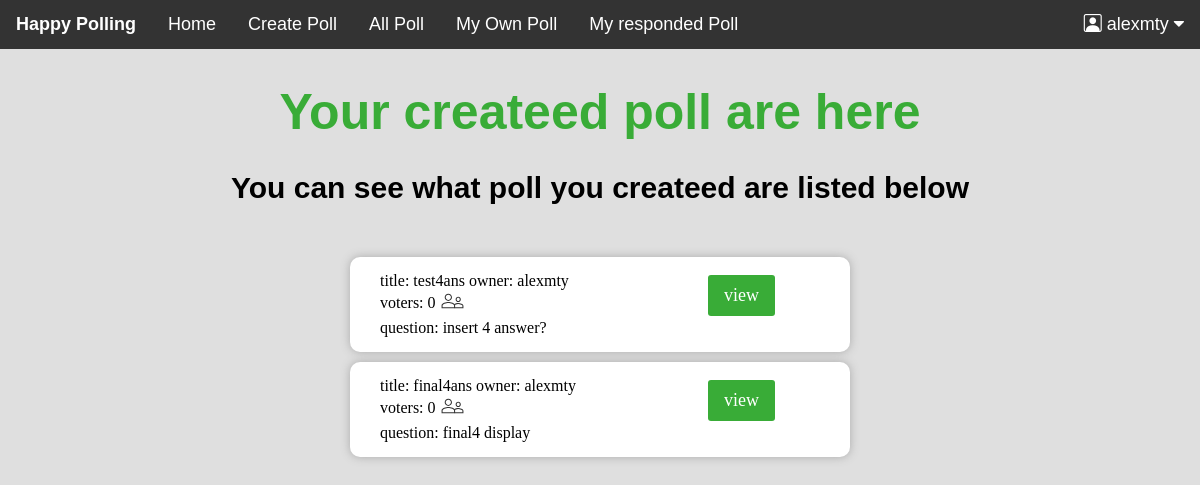
The app's page /mycreatepoll.php (signed in) with its own data.
### tables this page shows
CREATE TABLE `events` (
  `eid` int(100) NOT NULL,
  `title` varchar(255) NOT NULL,
  `question` varchar(255) NOT NULL,
  `uid` int(100) NOT NULL
);

### mycreatepoll.php (the view, shortened to what this page needs)
<?php
require_once "header.php";
?>
<!DOCTYPE html>
<html>
<head>
    <link rel="stylesheet" href="https://cdnjs.cloudflare.com/ajax/libs/font-awesome/4.7.0/css/font-awesome.min.css">
    <link href="css/allpoll.css" rel="stylesheet">
    <link href="css/mypoll.css" rel="stylesheet">
    <link rel="stylesheet" href="https://cdn.jsdelivr.net/npm/bootstrap-icons@1.8.1/font/bootstrap-icons.css">
</head>
<body style="background-color: #DFDFDF;">
    <div class="apdiv" style="background-color: #DFDFDF;">
        <h1>Your createed poll are here</h1>
        <h2>You can see what poll you createed are listed below</h2>
        <br>
    </div>
    <?php
    $stmt = $pdo->prepare("SELECT `eid`, `title`, `question`, (SELECT `username`FROM `user` WHERE user.uid = events.uid) as owner, (SELECT COUNT(uid) FROM record WHERE record.eid = events.eid) as votes FROM `events` WHERE uid = ?;");
    $stmt->bindParam(1, $_SESSION['uid'], PDO::PARAM_INT);
    $stmt->execute();
    $stmt->setFetchMode(PDO::FETCH_ASSOC);
    $data = $stmt->fetchAll(PDO::FETCH_ASSOC);
    foreach ($data as $row) {
        print(' <div class="apbox">
                    <div class="apboxcon" style="background-color: white;">
                    <div class="apboxdiv"  style="width: 440px; background-color: white;">
                        <div style="width: max-content; height: max-content; float: right;">
                        <a class="apbtn" href="view.php?eid=' . $row['eid'] . '">view</a>
                        </div>
                        <div style="width: 300px;">
                            title: ' . $row['title'] . '
                            owner: ' . $row['owner'] . '<br>
                            voters: ' . $row['votes'] . ' <img class="svgpic" src="picture\people.svg" alt="votespic"><br>
                            <div >question: ' . $row['question'] . '</div>
                        </div>
                    </div>
                    </div>
                </div>
                ');
    }
    ?>
</body>
</html>

### css/events.css (style rules this page uses)
* { box-sizing: border-box; }
body { margin: 0; }
h1 { margin-bottom: 30px; margin-left: auto; margin-right: auto; font: bold 50px "SlidoSansFont", "SlidoSansFont-fallback", verdana, arial, sans-serif; }

### css/allpoll.css (style rules this page uses)
body { margin: 0; -webkit-background-size: cover; -moz-background-size: cover; -o-background-size: cover; background-size: cover; padding: 0px; }
.apdiv { text-align: center; margin: 0 auto; background-color: rgb(255, 255, 255); width: max-content; }
.apdiv h1 { color: #39ac37; font-size: 50px; margin-top: 0px; padding-top: 33.5px; }
.apdiv h2 { font-size: 30px; font-family: SlidoSans, helvetica, arial, sans-serif; }
.apbox { flex-direction: column; align-items: center; width: 100%; margin-top: 0%; }
a { text-decoration: none; cursor: pointer; }
.apboxcon { margin: 0 auto; width: 500px; box-shadow: 0 0 10px #AAAAAA; border-radius: 10px; }
.apboxdiv { margin: 10px 0px 10px 10px; width: max-content; padding: 15px 20px; }
.apbtn { float: right; font-size: 18px; color: white; background-color: #39ac37; text-align: center; padding: 10px 16px; margin: 3px 5px 3px 5px; border-radius: 3px; }
.svgpic { vertical-align: middle; height: 25px; width: 25px; margin: 0px 0px 4px; }

### css/mypoll.css (style rules this page uses)
.svgpic { vertical-align: middle; height: 25px; width: 25px; margin: 0px 0px 4px; }

### records on screen
events: title "test4ans", owner "alexmty", votes "0", question "insert 4 answer?"
events: title "final4ans", owner "alexmty", votes "0", question "final4 display"

### other values on screen
$_SESSION['username'] "alexmty"
